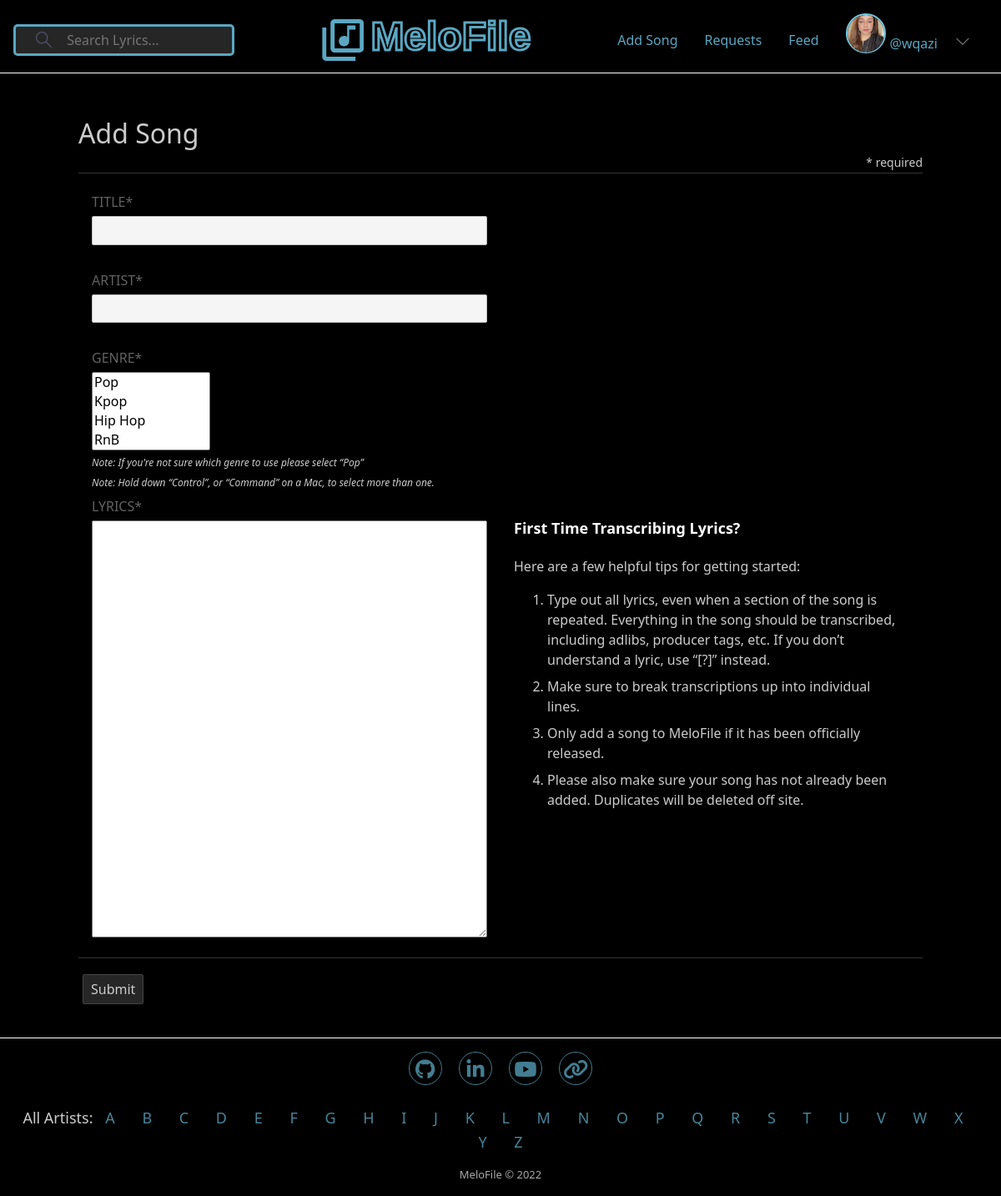
Page /add-song/ (signed in) on the committed database.
### base/models.py (models this page shows)
class User(AbstractUser):
    avatar = models.ImageField(null=True, default="avatar.svg")
    follower = models.ManyToManyField('self', blank=True, symmetrical=False,  related_name='followers')
    follow = models.ManyToManyField('self', blank=True, symmetrical=False, related_name='following')

### base/views.py (the view, shortened to what this page needs)
# urls.py: path('add-song/', views.createLyricPage, name="add-song"),
@login_required(login_url='login')
def createLyricPage(request):
    form = SongForm()
    artists = Artist.objects.all()
    context = {'form':form, 'artists':artists}
    return render(request, "base/song_form.html", context)

### base/forms.py
class SongForm(ModelForm):
    class Meta:
        model = Song
        fields = '__all__'
        exclude = ['creator', 'contributors', 'favorite', 'album_art']

### base/models.py (called while the page is built)
    def __str__(self):
        return self.name

### base/templates/base/song_form.html (shortened to what this page needs)
{% extends 'main.html' %}
{% block body %}
<div id="container">
    <div id="main">
        <div class="page__header">
            {% if editform %}
                <h2 >Edit Song</h2>
            {% else %}
                <h2 >Add Song</h2>
            {% endif %}
            <small class="add_song_page-helper_text">* required</small>
        </div>
        <form id="new-song" method="POST" action="">
            <div class="songform-section">
                <div class="songform-column">
                    <div>
                        <label class="small_label" for="">Title*</label>
                        <br>
                        {{form.title}}
                    </div>
                    <div>
                        <label class="small_label" for="">Artist*</label>
                        <input required type="text" value="{{song.artist}}" name="artist" list="artist-list"/>
                    </div>
                    <div class="genre-div">
                        <label class="small_label" for="">Genre*</label>
                        <br>
                        {{form.genre}}
                    </div>
                    <span style="font-size: 12px;line-height: 1.4;font-style: italic;margin-top: 0.5rem;font-weight: 100;">Note: If you're not sure which genre to use please select “Pop”</span>
                    <br>
                    <span style="font-size: 12px;line-height: 1.4;font-style: italic;margin-top: 0.5rem;font-weight: 100;">Note: Hold down “Control”, or “Command” on a Mac, to select more than one.</span>
                </div>
                <div class="songform-column">
                </div>
            </div>
            <div style="border-bottom: 1px solid rgba(154,154,154,.35); margin-bottom: 1rem;" class="songform-section">
                <div id="add-song-form" class="songform-column">
                    <label class="small_label" for="">Lyrics*</label>
                    <br>
                    {{form.lyrics}}
                </div>
                <div id="add-song-text" class="songform-column">
                    <div class="add_song_page-lyrics_style_guides">
                        <h4>First Time Transcribing Lyrics?</h4>
                        <p>Here are a few helpful tips for getting started:</p>
                        <ol>
                            <li>Type out all lyrics, even when a section of the song is repeated. Everything in the song should be transcribed, including adlibs, producer tags, etc. If you don’t understand a lyric, use “[?]” instead.</li>
                            <li>Make sure to break transcriptions up into individual lines.</li>
                            <li>Only add a song to MeloFile if it has been officially released.</li>
                            <li>Please also make sure your song has not already been added. Duplicates will be deleted off site.</li>
                        </ol>
                    </div>
                </div>
            </div>
            <input type="submit" value="Submit" />
        </form>
    </div>
</div>
{% endblock %}

### templates/navbar.html (shortened to what this page needs)
{% load static %}
<header class="header header--loggedIn">
    <div class="nvbrcontainer">
        <form class="header__search" method="GET" action="{% url 'home' %}">
            <label>
                <input name="q" placeholder="Search Lyrics..." />
            </label>
        </form>
        <a href="{% url 'home' %}" class="header__logo">
          <img src="{% static 'images/logo.svg' %}" />
          <h1>MeloFile</h1>
        </a>
        <nav class="header__menu">
            {% if user.is_authenticated %}
                <div class="nav-links loggedin--links">
                    <div class="form1">
                        <a href="{% url 'add-song' %}">Add Song</a>
                        <a href="{% url 'requests' %}">Requests</a>
                        <a href="{% url 'following' request.user.id %}">Feed</a>
                    </div>
                </div>
                <div class="loggedin--links">
                    <div class="header__user">
                        <a href="{% url 'user-profile' user.id %}">
                        <div class="avatar-nav avatar--small active">
                          <img src="{{request.user.avatar.url}}" />
                        </div>
                        <p>@{{request.user.username}}</p>
                        </a>
                        <button class="dropdown-button">
                        <svg version="1.1" xmlns="http://www.w3.org/2000/svg" width="32" height="32" viewBox="0 0 32 32">
                            <title>chevron-down</title>
                            <path d="M16 21l-13-13h-3l16 16 16-16h-3l-13 13z"></path>
                        </svg>
                        </button>
                    </div>
                </div>
            {% endif %}
        </nav>
    </div>
</header>

### base/static/styles/main.css (style rules this page uses)
body { background-color: #000; color: #ccc; min-height: 100vh; display: flex; flex-direction: column; }
:root { --color-main: #71c6dd; --color-main-light: #e1f6fb; --color-dark: #3f4156; --color-dark-medium: #51546e; --color-dark-light: #696d97; --color-light: #e5e5e5; --color-gray: #8b8b8b; --color-light-gray: #b2bdbd; --color-bg: #2d2d39; --color-success: #5dd693; --color-error: #fc4b0b; }
.header { padding: 1rem 1rem; background-color: #000; height: 11vh; border-bottom: 1px solid white; }
.header > .nvbrcontainer { position: relative; display: flex; justify-content: space-between; align-items: center; height: 8vh; }
.header__search > label { background-color: #262626; padding: 0.2rem 0.5rem; display: flex; align-items: center; gap: 1rem; border: solid #5ba7c2; border-radius: 5px; }
.header__search svg { fill: #51546e; width: 1.2rem; height: 1.2rem; margin-left: 1rem; }
.header__search input { width: 12rem; background: transparent; border: none; outline: none; color: white; }
.header__logo { display: flex; gap: 0.5rem; position: absolute; left: 50%; transform: translateX(-50%); padding: 1rem; z-index: 100; }
.header__logo > h1 { position: relative; font-weight: 700; font-size: 3rem; -webkit-text-fill-color: transparent; -webkit-text-stroke: 3px #5ba7c2; }
.header__menu { position: relative; display: flex; }
.header__menu a { font-weight: 500; text-decoration: none; display: flex; }
.header__menu svg { width: 1rem; height: 1rem; fill: #7d8286; }
.loggedin--links { display: inline-block; padding: 0 1rem; vertical-align: middle; }
.form1 { display: flex; gap: 2rem; margin-top: 20px; }
.header__user { display: flex; gap: 1rem; align-items: center; }
.header__user a p { margin-top: 1.5rem; margin-left: 5px; }
@media screen and (max-width: 1200px) { .header__logo { left: 40%; transform: translateX(-40%); } }
.dropdown-button { background: transparent; border: 0; outline: 0; cursor: pointer; }
h1 { font-family: DinCondensed,sans-serif; font-size: 40px; color: #fff; font-weight: 700; line-height: 100%; }
input[type=password], input[type=text], input[type=email] { background-color: #363636; border-color: #555; color: #ccc; border: 1px solid #bbb; border-radius: 2px; padding: 5px; min-width: 120px; max-width: 100%; font-size: 15px; margin-bottom: 13px; cursor: pointer; }
a { color: #5ba7c2; text-decoration: none; }
.page__header { border-bottom: 1px solid rgba(154,154,154,.35); margin-bottom: 1rem; line-height: 100%; padding-top: 1px; padding-bottom: 20px; }
#container { display: block; text-align: left; width: 1012px; min-width: 1012px; margin: 0 auto; min-height: 80vh; margin-top: 2rem; }
#main { margin-top: 20px; }
.songform-section { display: flex; }
.songform-column { flex: 1; box-sizing: border-box; padding: 0 1rem; position: relative; }
.small_label { margin: 0; padding: 6px 0 5px 0; font: 12px; color: #626262; text-align: left; text-transform: uppercase; }
#new-song input[type=text] { display: block; margin-bottom: 1.5rem; box-sizing: border-box; width: 100%; color: #000; background-color: whitesmoke; }
#new-song textarea { min-height: 500px; font-size: 15px; display: block; margin-bottom: 1.5rem; box-sizing: border-box; width: 100%; }
.add_song_page-lyrics_style_guides { margin-top: 2rem; }
.add_song_page-lyrics_style_guides h4 { color: #fff; font-size: 18px; line-height: 140%; margin-bottom: 20px; font-weight: 700; }
.add_song_page-lyrics_style_guides li { margin: 0.5em; }
.add_song_page-helper_text { float: right; }
#new-song input[type=submit] { background-color: #262626; color: #ccc; border: 1px solid #444; display: inline-block; position: relative; border-radius: 2px; padding: 5px 9px; margin: 3px 4px 40px 5px; }
.genre-div select { width: 30%; }
.avatar-nav { position: relative; display: inline-block; border-radius: 50%; width: 3rem; height: 3rem; border: 2px solid var(--color-main); }
.avatar-nav.avatar--small img { width: 2.8rem; height: 2.8rem; }
.avatar-nav img { display: block; border-radius: 50%; object-fit: cover; object-position: center; }

### rows in the picture
User: user.avatar (picture), user.username "wqazi"
